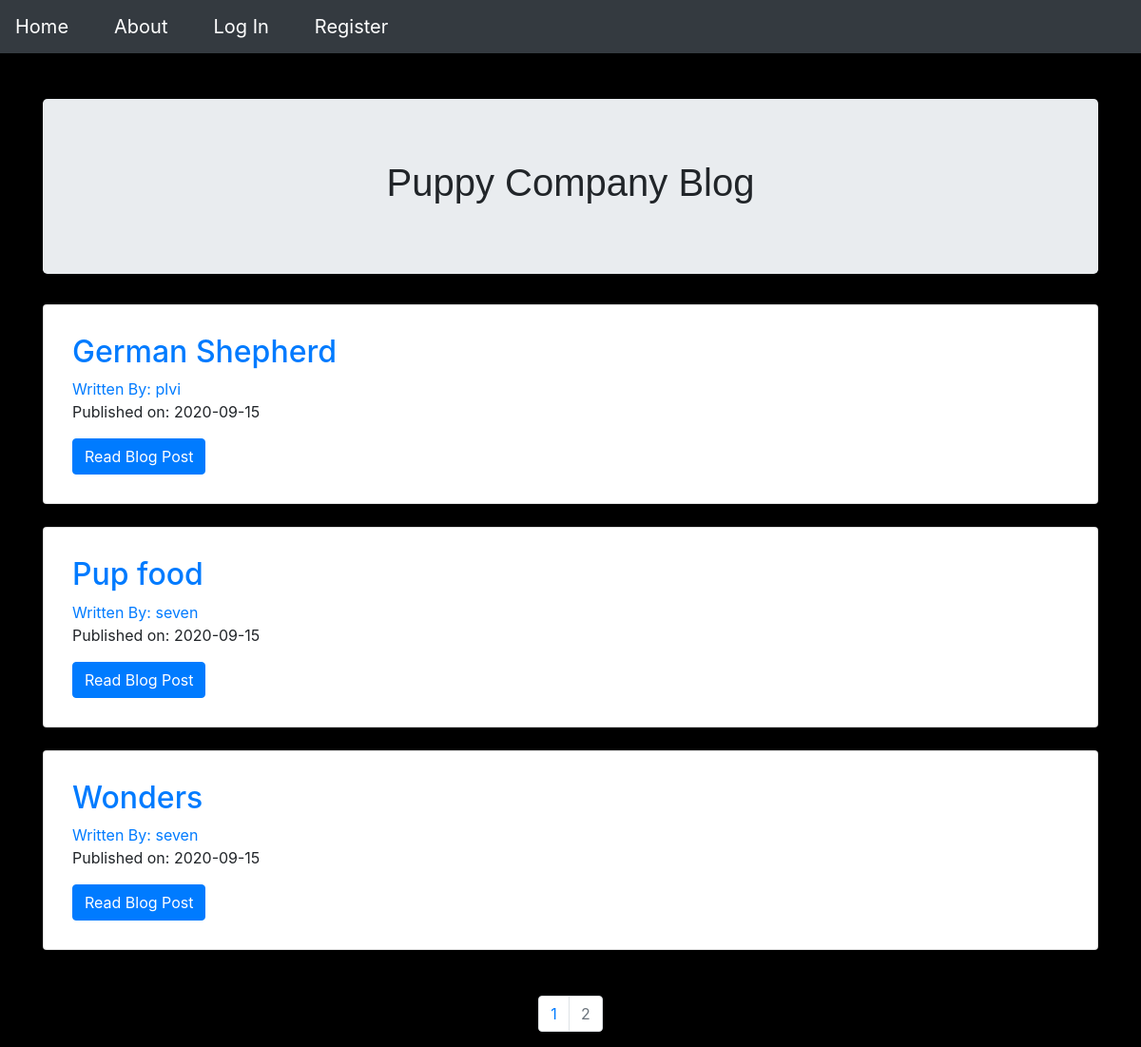
Screenshot of /?page=2 with the database file from the repository.
### puppycompanyblog/models.py (models this page shows, shortened)
class BlogPost(db.Model):
    users = db.relationship(User)
    id = db.Column(db.Integer, primary_key=True)
    user_id = db.Column(db.Integer, db.ForeignKey('users.id'), nullable=False)
    date = db.Column(db.DateTime, nullable=False, default=datetime.utcnow)
    title = db.Column(db.String(140), nullable=False)
    text = db.Column(db.Text, nullable=False)

class User(db.Model, UserMixin):
    __tablename__ = 'users'
    id = db.Column(db.Integer, primary_key=True)
    profile_image = db.Column(
        db.String(64), nullable=False, default='default_profile.jpg')
    email = db.Column(db.String(64), unique=True, index=True)
    username = db.Column(db.String(64), unique=True, index=True)
    pasword_hash = db.Column(db.String(128))
    posts = db.relationship('BlogPost', backref='author', lazy=True)

### puppycompanyblog/core/views.py (the view)
@core.route('/')
def index():
    page = request.args.get('page', 1, type=int)
    blog_posts = BlogPost.query.order_by(BlogPost.date.desc()).paginate(page=page, per_page=4)\
    return render_template('index.html', blog_posts=blog_posts)

### puppycompanyblog/templates/index.html
{% extends "base.html" %} {% block content %}
<div class="jumbotron">
  <center>
    <h1 style="font-family:'Lucida Sans', 'Lucida Sans Regular', 'Lucida Grande', 'Lucida Sans Unicode', Geneva, Verdana, sans-serif">Puppy Company Blog</h1>
  </center>
</div>
<div class="conatiner">
  {% for post in blog_posts.items %}
  <div class="card" style="padding: 30px;">
    <div class="card-cody">
      <h2>
        <a
          href="{{url_for('blog_posts.blog_post',blog_post_id = post.id)}}"
          class="card-title"
          >{{post.title}}</a
        >
      </h2>
      <a href="{{url_for('users.user_posts',username=post.author.username)}}"
        >Written By: {{post.author.username}}</a
      >
      <p>Published on: {{post.date.strftime('%Y-%m-%d')}}</p>
      <a
        href="{{url_for('blog_posts.blog_post',blog_post_id = post.id)}}"
        class="btn btn-primary"
        >Read Blog Post</a
      >
    </div>
  </div>
  <br>
  {% endfor %}
</div>
<br>
<nav aria-label="Page navigation example">
  <ul class="pagination justify-content-center">
    {% for page_num in blog_posts.iter_pages(left_edge=1,right_edge=1,left_current=1,right_current=2) %}
      {%if blog_posts.page == page_num %}
      <li class="page-item disabled">
        <a href="{{url_for('core.index',page=page_num)}}" class="page-link">{{page_num}}</a>
      </li>
      {% else %}
      <li class="page-item">
        <a href="{{url_for('core.index',page=page_num)}}" class="page-link">{{page_num}}</a>
      </li>
      {% endif %}
    {% endfor %}
  </ul>
</nav
{% endblock %}

### rows the page displays
BlogPost: title "German Shepherd", author.username "plvi", date "2020-09-15"
BlogPost: title "Pup food", author.username "seven", date "2020-09-15"
BlogPost: title "Wonders", author.username "seven", date "2020-09-15"

### other values shown
{{ page_num }} "1"
{{ page_num }} "2"
